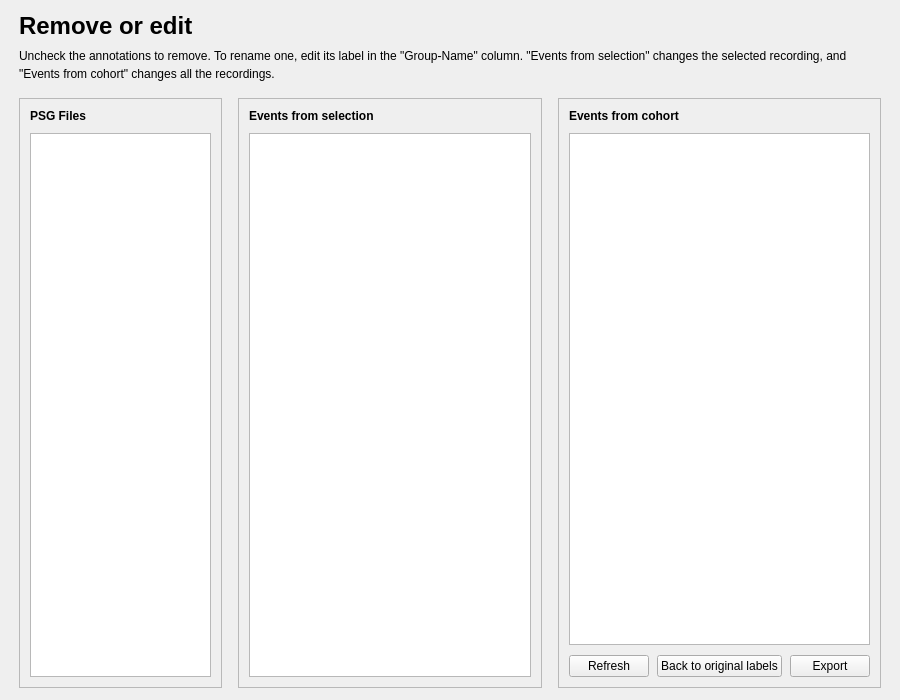
<?xml version="1.0" encoding="UTF-8"?>
<ui version="4.0">
 <class>EditorStep</class>
 <widget class="QWidget" name="EditorStep">
  <property name="geometry">
   <rect>
    <x>0</x>
    <y>0</y>
    <width>900</width>
    <height>700</height>
   </rect>
  </property>
  <property name="windowTitle">
   <string />
  </property>
  <layout class="QVBoxLayout" name="verticalLayout">
   <property name="spacing">
    <number>16</number>
   </property>
   <property name="leftMargin">
    <number>19</number>
   </property>
   <property name="topMargin">
    <number>12</number>
   </property>
   <property name="rightMargin">
    <number>19</number>
   </property>
   <property name="bottomMargin">
    <number>12</number>
   </property>
   <item>
    <layout class="QVBoxLayout" name="header_layout">
     <property name="spacing">
      <number>6</number>
     </property>
     <item>
      <widget class="QLabel" name="title_label">
       <property name="font">
        <font>
         <pointsize>18</pointsize>
         <bold>true</bold>
        </font>
       </property>
       <property name="text">
        <string>Remove or edit</string>
       </property>
      </widget>
     </item>
     <item>
      <widget class="QLabel" name="subtitle_label">
       <property name="text">
        <string>Uncheck the annotations to remove. To rename one, edit its label in the "Group‑Name" column. "Events from selection" changes the selected recording, and "Events from cohort" changes all the recordings.</string>
       </property>
       <property name="wordWrap">
        <bool>true</bool>
       </property>
       <property name="variant" stdset="0">
        <string notr="true">help</string>
       </property>
      </widget>
     </item>
    </layout>
   </item>
   <item>
    <layout class="QHBoxLayout" name="lists_layout" stretch="2,3,3">
     <property name="spacing">
      <number>16</number>
     </property>
     <item>
      <widget class="QFrame" name="files_card">
       <property name="frameShape">
        <enum>QFrame::Shape::StyledPanel</enum>
       </property>
       <property name="frameShadow">
        <enum>QFrame::Shadow::Raised</enum>
       </property>
       <layout class="QVBoxLayout" name="files_card_layout">
        <property name="spacing">
         <number>10</number>
        </property>
        <property name="leftMargin">
         <number>10</number>
        </property>
        <property name="topMargin">
         <number>10</number>
        </property>
        <property name="rightMargin">
         <number>10</number>
        </property>
        <property name="bottomMargin">
         <number>10</number>
        </property>
        <item>
         <widget class="QLabel" name="label">
          <property name="font">
           <font>
            <bold>true</bold>
           </font>
          </property>
          <property name="toolTip">
           <string>Select a recording to show its annotations in "Events from selection".</string>
          </property>
          <property name="text">
           <string>PSG Files</string>
          </property>
         </widget>
        </item>
        <item>
         <widget class="QListView" name="file_listview">
          <property name="editTriggers">
           <set>QAbstractItemView::EditTrigger::NoEditTriggers</set>
          </property>
         </widget>
        </item>
       </layout>
      </widget>
     </item>
     <item>
      <widget class="QFrame" name="selection_card">
       <property name="frameShape">
        <enum>QFrame::Shape::StyledPanel</enum>
       </property>
       <property name="frameShadow">
        <enum>QFrame::Shadow::Raised</enum>
       </property>
       <layout class="QVBoxLayout" name="selection_card_layout">
        <property name="spacing">
         <number>10</number>
        </property>
        <property name="leftMargin">
         <number>10</number>
        </property>
        <property name="topMargin">
         <number>10</number>
        </property>
        <property name="rightMargin">
         <number>10</number>
        </property>
        <property name="bottomMargin">
         <number>10</number>
        </property>
        <item>
         <widget class="QLabel" name="label_2">
          <property name="font">
           <font>
            <bold>true</bold>
           </font>
          </property>
          <property name="toolTip">
           <string>The annotations of the selected recording. The changes apply to it only.</string>
          </property>
          <property name="text">
           <string>Events from selection</string>
          </property>
         </widget>
        </item>
        <item>
         <widget class="QTreeView" name="treeView_subject">
          <property name="editTriggers">
           <set>QAbstractItemView::EditTrigger::AllEditTriggers</set>
          </property>
          <property name="selectionMode">
           <enum>QAbstractItemView::SelectionMode::NoSelection</enum>
          </property>
          <property name="selectionBehavior">
           <enum>QAbstractItemView::SelectionBehavior::SelectItems</enum>
          </property>
         </widget>
        </item>
       </layout>
      </widget>
     </item>
     <item>
      <widget class="QFrame" name="cohort_card">
       <property name="frameShape">
        <enum>QFrame::Shape::StyledPanel</enum>
       </property>
       <property name="frameShadow">
        <enum>QFrame::Shadow::Raised</enum>
       </property>
       <layout class="QVBoxLayout" name="cohort_card_layout">
        <property name="spacing">
         <number>10</number>
        </property>
        <property name="leftMargin">
         <number>10</number>
        </property>
        <property name="topMargin">
         <number>10</number>
        </property>
        <property name="rightMargin">
         <number>10</number>
        </property>
        <property name="bottomMargin">
         <number>10</number>
        </property>
        <item>
         <widget class="QLabel" name="label_3">
          <property name="font">
           <font>
            <bold>true</bold>
           </font>
          </property>
          <property name="text">
           <string>Events from cohort</string>
          </property>
         </widget>
        </item>
        <item>
         <widget class="QTreeView" name="treeView_cohort" />
        </item>
        <item>
         <layout class="QHBoxLayout" name="cohort_buttons_layout" stretch="1,0,0,0">
          <property name="spacing">
           <number>8</number>
          </property>
          <item>
           <spacer name="cohort_buttons_layout_spacer">
            <property name="orientation">
             <enum>Qt::Orientation::Horizontal</enum>
            </property>
            <property name="sizeHint" stdset="0">
             <size>
              <width>40</width>
              <height>20</height>
             </size>
            </property>
           </spacer>
          </item>
          <item>
           <widget class="QPushButton" name="pushButton_refresh">
            <property name="toolTip">
             <string>To refresh the cohort view. Useful for merging 2 groups with the same labels.</string>
            </property>
            <property name="text">
             <string>Refresh</string>
            </property>
           </widget>
          </item>
          <item>
           <widget class="QPushButton" name="reset_all_files_pushButton">
            <property name="text">
             <string>Back to original labels</string>
            </property>
            <property name="toolTip">
             <string>To return to the original labels saved in the file.</string>
            </property>
           </widget>
          </item>
          <item>
           <widget class="QPushButton" name="pushButton_export">
            <property name="toolTip">
             <string>To display all changes that will be performed at runtime.</string>
            </property>
            <property name="text">
             <string>Export</string>
            </property>
           </widget>
          </item>
         </layout>
        </item>
       </layout>
      </widget>
     </item>
    </layout>
   </item>
  </layout>
 </widget>
 <resources>
  <include location="../../../../../snooz-toolbox/src/main/python/ui/themes/themes.qrc" />
 </resources>
 <connections>
  <connection>
   <sender>file_listview</sender>
   <signal>clicked(QModelIndex)</signal>
   <receiver>EditorStep</receiver>
   <slot>on_file_selected()</slot>
   <hints>
    <hint type="sourcelabel">
     <x>109</x>
     <y>177</y>
    </hint>
    <hint type="destinationlabel">
     <x>213</x>
     <y>177</y>
    </hint>
   </hints>
  </connection>
  <connection>
   <sender>reset_all_files_pushButton</sender>
   <signal>clicked()</signal>
   <receiver>EditorStep</receiver>
   <slot>on_reset_all_files()</slot>
   <hints>
    <hint type="sourcelabel">
     <x>541</x>
     <y>404</y>
    </hint>
    <hint type="destinationlabel">
     <x>298</x>
     <y>226</y>
    </hint>
   </hints>
  </connection>
  <connection>
   <sender>pushButton_refresh</sender>
   <signal>clicked()</signal>
   <receiver>EditorStep</receiver>
   <slot>refresh_view_slot()</slot>
   <hints>
    <hint type="sourcelabel">
     <x>577</x>
     <y>241</y>
    </hint>
    <hint type="destinationlabel">
     <x>476</x>
     <y>170</y>
    </hint>
   </hints>
  </connection>
  <connection>
   <sender>pushButton_export</sender>
   <signal>clicked()</signal>
   <receiver>EditorStep</receiver>
   <slot>export_modifications_slot()</slot>
   <hints>
    <hint type="sourcelabel">
     <x>657</x>
     <y>241</y>
    </hint>
    <hint type="destinationlabel">
     <x>476</x>
     <y>170</y>
    </hint>
   </hints>
  </connection>
 </connections>
 <slots>
  <slot>on_file_selected()</slot>
  <slot>on_event_selected()</slot>
  <slot>on_select_all_groups()</slot>
  <slot>on_apply_to_all_files()</slot>
  <slot>on_reset_all_files()</slot>
  <slot>search_pattern_slot()</slot>
  <slot>export_modifications_slot()</slot>
  <slot>refresh_view_slot()</slot>
  <slot>current_cohort_item_changed_slot()</slot>
  <slot>cohort_item_changed_slot()</slot>
 </slots>
</ui>
